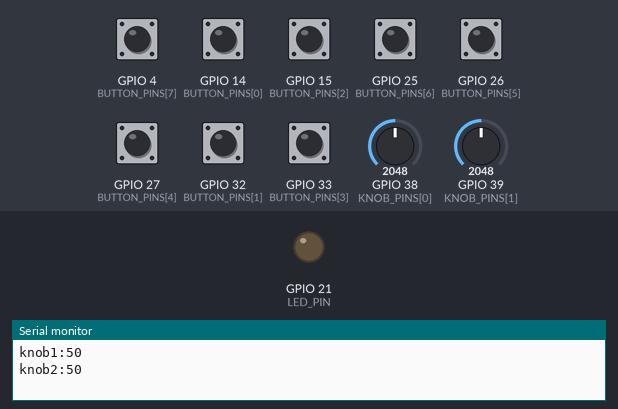
Simulated run of this sketch. Board: ESP32. Shown: output pins drawn as LEDs (lit = HIGH), the last lines printed to the serial monitor. The test bench sets the inputs (shaded band); at power-on: GPIO 4 (BUTTON_PINS[7]), GPIO 14 (BUTTON_PINS[0]), GPIO 15 (BUTTON_PINS[2]), GPIO 25 (BUTTON_PINS[6]), GPIO 26 (BUTTON_PINS[5]), GPIO 27 (BUTTON_PINS[4]), GPIO 32 (BUTTON_PINS[1]), GPIO 33 (BUTTON_PINS[3]) HIGH, GPIO 38 (KNOB_PINS[0]) = 2048, GPIO 39 (KNOB_PINS[1]) = 2048.

Above: at 2.4 s.
2.5 s: GPIO 4 (BUTTON_PINS[7]) pulled LOW for 0.15 s
At 2.58 s:
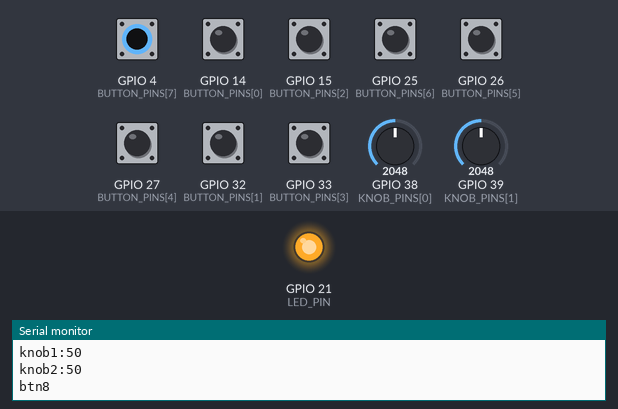
Timing chart, 0 to 5.5 s (numbered marks = the images above; inputs shaded):
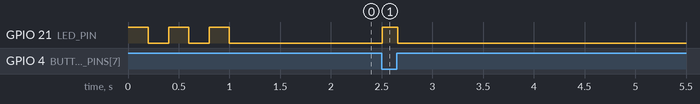

The sketch:

enzo_board.ino
```cpp
// ─────────────────────────────────────────────
// enzo_board.ino
// Music Machine: board starter (Adafruit HUZZAH32 / ESP32 Feather)
//
// READ your buttons and knobs
// SEND what happened to Processing over USB (serial, 115200)
//
// One message per line:
//   button pressed   ->  btn1
//   button let go    ->  btn1_up
//   knob turned      ->  knob1:57      (0 to 100)
//
// RECEIVE "flash" from Processing -> LED blinks   // CHANGED
//
// Processing (starter_sketch) RECEIVES these and USES them to play sound.
// ─────────────────────────────────────────────


// ── BUTTONS ──────────────────────────────────
// wire each button: one leg to the pin, the other leg to GND
// (no resistor needed, the board's built-in pullup handles it)

// CHANGED: 8 keys. 1-4 = bass (A F C G), 5-8 = higher melody notes
const int NUM_BUTTONS = 8;
const int BUTTON_PINS[NUM_BUTTONS]          = {14, 32, 15, 33, 27, 26, 25, 4};
//                                                              27 = top edge, 26 = A0, 25 = A1, 4 = A5
const char* BUTTON_NAMES[NUM_BUTTONS]       = {"btn1", "btn2", "btn3", "btn4",
                                               "btn5", "btn6", "btn7", "btn8"};


// ── KNOBS ────────────────────────────────────
// wire each knob (potentiometer): outer legs to 3V and GND, middle leg to the pin
// A2 = GPIO 34, A3 = GPIO 39, A4 = GPIO 36
// heads up: a knob pin with nothing plugged in sends random numbers.
// if you don't have knobs yet, set NUM_KNOBS to 0.

// CHANGED: slider on A2 = volume (knob1), dial on A3 = pitch (knob2)
const int NUM_KNOBS = 2;
const int KNOB_PINS[]                       = {A2, A3};
const char* KNOB_NAMES[]                    = {"knob1", "knob2"};


// ── LED ── CHANGED ───────────────────────────
// long leg -> 220 ohm resistor -> pin 21, short leg -> GND
// lights while you hold a key, and blinks when Processing sends "flash"

const int LED_PIN  = 21;
const int FLASH_MS = 80;


// ── SETTINGS ─────────────────────────────────

const int DEBOUNCE_MS  = 30;  // ignore button bounce shorter than this
const int KNOB_STEP    = 2;   // only send a knob when it moves at least this much


// ── STATE (you don't need to touch this) ─────

bool lastPressed[NUM_BUTTONS];
unsigned long lastChange[NUM_BUTTONS];
int lastKnob[8];
unsigned long flashUntil = 0;   // CHANGED
String incoming = "";           // CHANGED


void setup() {
  Serial.begin(115200);

  for (int i = 0; i < NUM_BUTTONS; i++) {
    pinMode(BUTTON_PINS[i], INPUT_PULLUP);
    lastPressed[i] = false;
    lastChange[i] = 0;
  }

  for (int i = 0; i < NUM_KNOBS; i++) {
    lastKnob[i] = -100;  // forces every knob to send once at startup
  }

  pinMode(LED_PIN, OUTPUT);  // CHANGED

  // CHANGED: LED blinks 3 times at startup so you know it's wired right
  for (int i = 0; i < 3; i++) {
    digitalWrite(LED_PIN, HIGH); delay(200);
    digitalWrite(LED_PIN, LOW);  delay(200);
  }
}


void loop() {
  readButtons();
  readKnobs();
  receiveFromProcessing();  // CHANGED
  updateLed();              // CHANGED
  delay(5);
}


// ── READ + SEND: BUTTONS ─────────────────────

void readButtons() {
  for (int i = 0; i < NUM_BUTTONS; i++) {
    // READ: pullup means LOW = pressed
    bool pressed = digitalRead(BUTTON_PINS[i]) == LOW;

    if (pressed != lastPressed[i] && millis() - lastChange[i] > DEBOUNCE_MS) {
      lastPressed[i] = pressed;
      lastChange[i] = millis();

      // SEND
      if (pressed) {
        Serial.println(BUTTON_NAMES[i]);
      } else {
        Serial.print(BUTTON_NAMES[i]);
        Serial.println("_up");
      }
    }
  }
}


// ── READ + SEND: KNOBS ───────────────────────

void readKnobs() {
  for (int i = 0; i < NUM_KNOBS; i++) {
    // READ: average a few readings so the number doesn't jitter
    long total = 0;
    for (int s = 0; s < 8; s++) total += analogRead(KNOB_PINS[i]);
    int raw = total / 8;                    // 0 to 4095
    int value = map(raw, 0, 4095, 0, 100);  // 0 to 100

    // SEND only when it really moved
    if (abs(value - lastKnob[i]) >= KNOB_STEP) {
      lastKnob[i] = value;
      Serial.print(KNOB_NAMES[i]);
      Serial.print(":");
      Serial.println(value);
    }
  }
}


// ── RECEIVE + LIGHT: LED ── CHANGED ──────────

void receiveFromProcessing() {
  while (Serial.available() > 0) {
    char c = Serial.read();
    if (c == '\n') {
      incoming.trim();
      if (incoming == "flash") flashUntil = millis() + FLASH_MS;
      incoming = "";
    } else {
      incoming += c;
    }
  }
}

void updateLed() {
  bool anyHeld = false;
  for (int i = 0; i < NUM_BUTTONS; i++) if (lastPressed[i]) anyHeld = true;
  digitalWrite(LED_PIN, (anyHeld || millis() < flashUntil) ? HIGH : LOW);
}
```

Measured:
- after the input at 2.5 s, GPIO 21 (LED_PIN): LOW → HIGH at once, → LOW 0.15 s later
